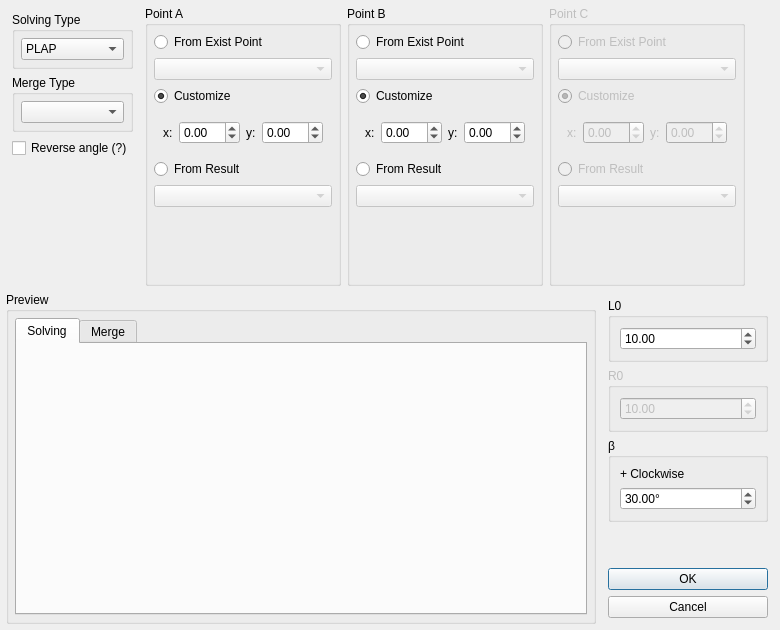
<?xml version="1.0" encoding="UTF-8"?>
<ui version="4.0">
 <class>Dialog</class>
 <widget class="QDialog" name="Dialog">
  <property name="geometry">
   <rect>
    <x>0</x>
    <y>0</y>
    <width>780</width>
    <height>630</height>
   </rect>
  </property>
  <property name="minimumSize">
   <size>
    <width>780</width>
    <height>630</height>
   </size>
  </property>
  <property name="maximumSize">
   <size>
    <width>780</width>
    <height>630</height>
   </size>
  </property>
  <property name="windowTitle">
   <string>Direction</string>
  </property>
  <property name="windowIcon">
   <iconset resource="../../icons.qrc">
    <normaloff>:/icons/TS.png</normaloff>:/icons/TS.png</iconset>
  </property>
  <property name="modal">
   <bool>true</bool>
  </property>
  <layout class="QVBoxLayout" name="verticalLayout_14">
   <property name="spacing">
    <number>6</number>
   </property>
   <property name="leftMargin">
    <number>6</number>
   </property>
   <property name="topMargin">
    <number>6</number>
   </property>
   <property name="rightMargin">
    <number>6</number>
   </property>
   <property name="bottomMargin">
    <number>6</number>
   </property>
   <item>
    <layout class="QHBoxLayout" name="horizontalLayout_3">
     <item>
      <widget class="QWidget" name="typePanel" native="true">
       <layout class="QVBoxLayout" name="verticalLayout_3">
        <property name="spacing">
         <number>6</number>
        </property>
        <property name="leftMargin">
         <number>6</number>
        </property>
        <property name="topMargin">
         <number>6</number>
        </property>
        <property name="rightMargin">
         <number>6</number>
        </property>
        <property name="bottomMargin">
         <number>6</number>
        </property>
        <item>
         <widget class="QGroupBox" name="typeLayout">
          <property name="title">
           <string>Solving Type</string>
          </property>
          <layout class="QVBoxLayout" name="verticalLayout_10">
           <property name="leftMargin">
            <number>6</number>
           </property>
           <property name="topMargin">
            <number>6</number>
           </property>
           <property name="rightMargin">
            <number>6</number>
           </property>
           <property name="bottomMargin">
            <number>6</number>
           </property>
           <item>
            <widget class="QComboBox" name="type">
             <item>
              <property name="text">
               <string>PLAP</string>
              </property>
             </item>
             <item>
              <property name="text">
               <string>PLLP</string>
              </property>
             </item>
             <item>
              <property name="text">
               <string>PLPP</string>
              </property>
             </item>
            </widget>
           </item>
          </layout>
         </widget>
        </item>
        <item>
         <widget class="QGroupBox" name="mergeLayout">
          <property name="title">
           <string>Merge Type</string>
          </property>
          <layout class="QVBoxLayout" name="verticalLayout_11">
           <property name="leftMargin">
            <number>6</number>
           </property>
           <property name="topMargin">
            <number>6</number>
           </property>
           <property name="rightMargin">
            <number>6</number>
           </property>
           <property name="bottomMargin">
            <number>6</number>
           </property>
           <item>
            <widget class="QComboBox" name="merge"/>
           </item>
          </layout>
         </widget>
        </item>
        <item>
         <widget class="QCheckBox" name="other">
          <property name="toolTip">
           <string>Let the triangle upside down.</string>
          </property>
          <property name="text">
           <string>Reverse angle (?)</string>
          </property>
         </widget>
        </item>
        <item>
         <spacer name="verticalSpacer_3">
          <property name="orientation">
           <enum>Qt::Vertical</enum>
          </property>
          <property name="sizeHint" stdset="0">
           <size>
            <width>20</width>
            <height>1</height>
           </size>
          </property>
         </spacer>
        </item>
       </layout>
      </widget>
     </item>
     <item>
      <widget class="QGroupBox" name="p1Panel">
       <property name="title">
        <string>Point A</string>
       </property>
       <layout class="QVBoxLayout" name="verticalLayout_2">
        <property name="spacing">
         <number>6</number>
        </property>
        <property name="leftMargin">
         <number>6</number>
        </property>
        <property name="topMargin">
         <number>6</number>
        </property>
        <property name="rightMargin">
         <number>6</number>
        </property>
        <property name="bottomMargin">
         <number>6</number>
        </property>
        <item>
         <widget class="QRadioButton" name="p1Exist">
          <property name="text">
           <string>From Exist Point</string>
          </property>
         </widget>
        </item>
        <item>
         <widget class="QComboBox" name="p1">
          <property name="enabled">
           <bool>false</bool>
          </property>
         </widget>
        </item>
        <item>
         <widget class="QRadioButton" name="p1Customize">
          <property name="text">
           <string>Customize</string>
          </property>
          <property name="checked">
           <bool>true</bool>
          </property>
         </widget>
        </item>
        <item>
         <widget class="QWidget" name="p1Layout" native="true">
          <layout class="QHBoxLayout" name="horizontalLayout">
           <item>
            <widget class="QLabel" name="label_6">
             <property name="text">
              <string>x:</string>
             </property>
            </widget>
           </item>
           <item>
            <widget class="QDoubleSpinBox" name="x1">
             <property name="minimum">
              <double>-99.989999999999995</double>
             </property>
            </widget>
           </item>
           <item>
            <widget class="QLabel" name="label_7">
             <property name="text">
              <string>y:</string>
             </property>
            </widget>
           </item>
           <item>
            <widget class="QDoubleSpinBox" name="y1">
             <property name="minimum">
              <double>-99.989999999999995</double>
             </property>
            </widget>
           </item>
          </layout>
         </widget>
        </item>
        <item>
         <widget class="QRadioButton" name="p1Result">
          <property name="text">
           <string>From Result</string>
          </property>
         </widget>
        </item>
        <item>
         <widget class="QComboBox" name="r1">
          <property name="enabled">
           <bool>false</bool>
          </property>
         </widget>
        </item>
        <item>
         <spacer name="verticalSpacer_2">
          <property name="orientation">
           <enum>Qt::Vertical</enum>
          </property>
          <property name="sizeHint" stdset="0">
           <size>
            <width>20</width>
            <height>1</height>
           </size>
          </property>
         </spacer>
        </item>
       </layout>
      </widget>
     </item>
     <item>
      <widget class="QGroupBox" name="p2Panel">
       <property name="title">
        <string>Point B</string>
       </property>
       <layout class="QVBoxLayout" name="verticalLayout_6">
        <property name="spacing">
         <number>6</number>
        </property>
        <property name="leftMargin">
         <number>6</number>
        </property>
        <property name="topMargin">
         <number>6</number>
        </property>
        <property name="rightMargin">
         <number>6</number>
        </property>
        <property name="bottomMargin">
         <number>6</number>
        </property>
        <item>
         <widget class="QRadioButton" name="p2Exist">
          <property name="text">
           <string>From Exist Point</string>
          </property>
         </widget>
        </item>
        <item>
         <widget class="QComboBox" name="p2">
          <property name="enabled">
           <bool>false</bool>
          </property>
         </widget>
        </item>
        <item>
         <widget class="QRadioButton" name="p2Customize">
          <property name="text">
           <string>Customize</string>
          </property>
          <property name="checked">
           <bool>true</bool>
          </property>
         </widget>
        </item>
        <item>
         <widget class="QWidget" name="p2Layout" native="true">
          <layout class="QHBoxLayout" name="horizontalLayout_2">
           <item>
            <widget class="QLabel" name="label_10">
             <property name="text">
              <string>x:</string>
             </property>
            </widget>
           </item>
           <item>
            <widget class="QDoubleSpinBox" name="x2">
             <property name="minimum">
              <double>-99.989999999999995</double>
             </property>
            </widget>
           </item>
           <item>
            <widget class="QLabel" name="label_11">
             <property name="text">
              <string>y:</string>
             </property>
            </widget>
           </item>
           <item>
            <widget class="QDoubleSpinBox" name="y2">
             <property name="minimum">
              <double>-99.989999999999995</double>
             </property>
            </widget>
           </item>
          </layout>
         </widget>
        </item>
        <item>
         <widget class="QRadioButton" name="p2Result">
          <property name="text">
           <string>From Result</string>
          </property>
         </widget>
        </item>
        <item>
         <widget class="QComboBox" name="r2">
          <property name="enabled">
           <bool>false</bool>
          </property>
         </widget>
        </item>
        <item>
         <spacer name="verticalSpacer_6">
          <property name="orientation">
           <enum>Qt::Vertical</enum>
          </property>
          <property name="sizeHint" stdset="0">
           <size>
            <width>20</width>
            <height>1</height>
           </size>
          </property>
         </spacer>
        </item>
       </layout>
      </widget>
     </item>
     <item>
      <widget class="QGroupBox" name="p3Panel">
       <property name="enabled">
        <bool>false</bool>
       </property>
       <property name="title">
        <string>Point C</string>
       </property>
       <layout class="QVBoxLayout" name="verticalLayout_8">
        <property name="spacing">
         <number>6</number>
        </property>
        <property name="leftMargin">
         <number>6</number>
        </property>
        <property name="topMargin">
         <number>6</number>
        </property>
        <property name="rightMargin">
         <number>6</number>
        </property>
        <property name="bottomMargin">
         <number>6</number>
        </property>
        <item>
         <widget class="QRadioButton" name="p3Exist">
          <property name="text">
           <string>From Exist Point</string>
          </property>
         </widget>
        </item>
        <item>
         <widget class="QComboBox" name="p3">
          <property name="enabled">
           <bool>false</bool>
          </property>
         </widget>
        </item>
        <item>
         <widget class="QRadioButton" name="p3Customize">
          <property name="text">
           <string>Customize</string>
          </property>
          <property name="checked">
           <bool>true</bool>
          </property>
         </widget>
        </item>
        <item>
         <widget class="QWidget" name="p3Layout" native="true">
          <layout class="QHBoxLayout" name="horizontalLayout_5">
           <item>
            <widget class="QLabel" name="label_13">
             <property name="text">
              <string>x:</string>
             </property>
            </widget>
           </item>
           <item>
            <widget class="QDoubleSpinBox" name="x3">
             <property name="minimum">
              <double>-99.989999999999995</double>
             </property>
            </widget>
           </item>
           <item>
            <widget class="QLabel" name="label_14">
             <property name="text">
              <string>y:</string>
             </property>
            </widget>
           </item>
           <item>
            <widget class="QDoubleSpinBox" name="y3">
             <property name="minimum">
              <double>-99.989999999999995</double>
             </property>
            </widget>
           </item>
          </layout>
         </widget>
        </item>
        <item>
         <widget class="QRadioButton" name="p3Result">
          <property name="text">
           <string>From Result</string>
          </property>
         </widget>
        </item>
        <item>
         <widget class="QComboBox" name="r3">
          <property name="enabled">
           <bool>false</bool>
          </property>
         </widget>
        </item>
        <item>
         <spacer name="verticalSpacer_7">
          <property name="orientation">
           <enum>Qt::Vertical</enum>
          </property>
          <property name="sizeHint" stdset="0">
           <size>
            <width>20</width>
            <height>1</height>
           </size>
          </property>
         </spacer>
        </item>
       </layout>
      </widget>
     </item>
     <item>
      <spacer name="horizontalSpacer_2">
       <property name="orientation">
        <enum>Qt::Horizontal</enum>
       </property>
       <property name="sizeHint" stdset="0">
        <size>
         <width>1</width>
         <height>20</height>
        </size>
       </property>
      </spacer>
     </item>
    </layout>
   </item>
   <item>
    <layout class="QHBoxLayout" name="horizontalLayout_4">
     <item>
      <widget class="QGroupBox" name="PreviewPanel">
       <property name="minimumSize">
        <size>
         <width>590</width>
         <height>0</height>
        </size>
       </property>
       <property name="maximumSize">
        <size>
         <width>590</width>
         <height>16777215</height>
        </size>
       </property>
       <property name="title">
        <string>Preview</string>
       </property>
       <layout class="QVBoxLayout" name="verticalLayout_9">
        <property name="spacing">
         <number>6</number>
        </property>
        <property name="leftMargin">
         <number>6</number>
        </property>
        <property name="topMargin">
         <number>6</number>
        </property>
        <property name="rightMargin">
         <number>6</number>
        </property>
        <property name="bottomMargin">
         <number>6</number>
        </property>
        <item>
         <widget class="QTabWidget" name="tabWidget">
          <property name="currentIndex">
           <number>0</number>
          </property>
          <widget class="QWidget" name="Solving">
           <attribute name="title">
            <string>Solving</string>
           </attribute>
           <layout class="QVBoxLayout" name="verticalLayout_12">
            <property name="leftMargin">
             <number>6</number>
            </property>
            <property name="topMargin">
             <number>6</number>
            </property>
            <property name="rightMargin">
             <number>6</number>
            </property>
            <property name="bottomMargin">
             <number>6</number>
            </property>
            <item>
             <widget class="QLabel" name="triangleImage">
              <property name="text">
               <string/>
              </property>
             </widget>
            </item>
            <item>
             <spacer name="verticalSpacer_4">
              <property name="orientation">
               <enum>Qt::Vertical</enum>
              </property>
              <property name="sizeHint" stdset="0">
               <size>
                <width>20</width>
                <height>218</height>
               </size>
              </property>
             </spacer>
            </item>
           </layout>
          </widget>
          <widget class="QWidget" name="Merge">
           <attribute name="title">
            <string>Merge</string>
           </attribute>
           <layout class="QVBoxLayout" name="verticalLayout_13">
            <property name="leftMargin">
             <number>6</number>
            </property>
            <property name="topMargin">
             <number>6</number>
            </property>
            <property name="rightMargin">
             <number>6</number>
            </property>
            <property name="bottomMargin">
             <number>6</number>
            </property>
            <item>
             <widget class="QLabel" name="mergeImage">
              <property name="text">
               <string/>
              </property>
             </widget>
            </item>
            <item>
             <spacer name="verticalSpacer_8">
              <property name="orientation">
               <enum>Qt::Vertical</enum>
              </property>
              <property name="sizeHint" stdset="0">
               <size>
                <width>20</width>
                <height>218</height>
               </size>
              </property>
             </spacer>
            </item>
           </layout>
          </widget>
         </widget>
        </item>
       </layout>
      </widget>
     </item>
     <item>
      <widget class="QWidget" name="valuePanel" native="true">
       <layout class="QVBoxLayout" name="verticalLayout_7">
        <property name="spacing">
         <number>6</number>
        </property>
        <property name="leftMargin">
         <number>6</number>
        </property>
        <property name="topMargin">
         <number>6</number>
        </property>
        <property name="rightMargin">
         <number>6</number>
        </property>
        <property name="bottomMargin">
         <number>6</number>
        </property>
        <item>
         <widget class="QGroupBox" name="len1Panel">
          <property name="title">
           <string>L0</string>
          </property>
          <layout class="QVBoxLayout" name="verticalLayout">
           <item>
            <widget class="QDoubleSpinBox" name="len1">
             <property name="minimum">
              <double>0.010000000000000</double>
             </property>
             <property name="value">
              <double>10.000000000000000</double>
             </property>
            </widget>
           </item>
          </layout>
         </widget>
        </item>
        <item>
         <widget class="QGroupBox" name="len2Panel">
          <property name="enabled">
           <bool>false</bool>
          </property>
          <property name="title">
           <string>R0</string>
          </property>
          <layout class="QVBoxLayout" name="verticalLayout_5">
           <item>
            <widget class="QDoubleSpinBox" name="len2">
             <property name="minimum">
              <double>0.010000000000000</double>
             </property>
             <property name="value">
              <double>10.000000000000000</double>
             </property>
            </widget>
           </item>
          </layout>
         </widget>
        </item>
        <item>
         <widget class="QGroupBox" name="anglePanel">
          <property name="title">
           <string>β</string>
          </property>
          <layout class="QVBoxLayout" name="verticalLayout_4">
           <item>
            <widget class="QLabel" name="label">
             <property name="text">
              <string>+ Clockwise</string>
             </property>
            </widget>
           </item>
           <item>
            <widget class="QDoubleSpinBox" name="angle">
             <property name="suffix">
              <string>°</string>
             </property>
             <property name="minimum">
              <double>-360.000000000000000</double>
             </property>
             <property name="maximum">
              <double>360.000000000000000</double>
             </property>
             <property name="value">
              <double>30.000000000000000</double>
             </property>
            </widget>
           </item>
          </layout>
         </widget>
        </item>
        <item>
         <spacer name="verticalSpacer_5">
          <property name="orientation">
           <enum>Qt::Vertical</enum>
          </property>
          <property name="sizeHint" stdset="0">
           <size>
            <width>20</width>
            <height>40</height>
           </size>
          </property>
         </spacer>
        </item>
        <item>
         <widget class="QDialogButtonBox" name="buttonBox">
          <property name="sizePolicy">
           <sizepolicy hsizetype="Expanding" vsizetype="Fixed">
            <horstretch>0</horstretch>
            <verstretch>0</verstretch>
           </sizepolicy>
          </property>
          <property name="orientation">
           <enum>Qt::Vertical</enum>
          </property>
          <property name="standardButtons">
           <set>QDialogButtonBox::Cancel|QDialogButtonBox::Ok</set>
          </property>
         </widget>
        </item>
       </layout>
      </widget>
     </item>
    </layout>
   </item>
  </layout>
 </widget>
 <resources>
  <include location="../../icons.qrc"/>
  <include location="../../preview.qrc"/>
 </resources>
 <connections>
  <connection>
   <sender>buttonBox</sender>
   <signal>accepted()</signal>
   <receiver>Dialog</receiver>
   <slot>accept()</slot>
   <hints>
    <hint type="sourcelabel">
     <x>662</x>
     <y>514</y>
    </hint>
    <hint type="destinationlabel">
     <x>374</x>
     <y>276</y>
    </hint>
   </hints>
  </connection>
  <connection>
   <sender>buttonBox</sender>
   <signal>rejected()</signal>
   <receiver>Dialog</receiver>
   <slot>reject()</slot>
   <hints>
    <hint type="sourcelabel">
     <x>662</x>
     <y>514</y>
    </hint>
    <hint type="destinationlabel">
     <x>374</x>
     <y>276</y>
    </hint>
   </hints>
  </connection>
  <connection>
   <sender>p1Exist</sender>
   <signal>toggled(bool)</signal>
   <receiver>p1</receiver>
   <slot>setEnabled(bool)</slot>
   <hints>
    <hint type="sourcelabel">
     <x>235</x>
     <y>44</y>
    </hint>
    <hint type="destinationlabel">
     <x>235</x>
     <y>71</y>
    </hint>
   </hints>
  </connection>
  <connection>
   <sender>p1Customize</sender>
   <signal>toggled(bool)</signal>
   <receiver>p1Layout</receiver>
   <slot>setEnabled(bool)</slot>
   <hints>
    <hint type="sourcelabel">
     <x>235</x>
     <y>98</y>
    </hint>
    <hint type="destinationlabel">
     <x>235</x>
     <y>136</y>
    </hint>
   </hints>
  </connection>
  <connection>
   <sender>p1Result</sender>
   <signal>toggled(bool)</signal>
   <receiver>r1</receiver>
   <slot>setEnabled(bool)</slot>
   <hints>
    <hint type="sourcelabel">
     <x>235</x>
     <y>174</y>
    </hint>
    <hint type="destinationlabel">
     <x>235</x>
     <y>201</y>
    </hint>
   </hints>
  </connection>
  <connection>
   <sender>p2Exist</sender>
   <signal>toggled(bool)</signal>
   <receiver>p2</receiver>
   <slot>setEnabled(bool)</slot>
   <hints>
    <hint type="sourcelabel">
     <x>434</x>
     <y>44</y>
    </hint>
    <hint type="destinationlabel">
     <x>434</x>
     <y>71</y>
    </hint>
   </hints>
  </connection>
  <connection>
   <sender>p2Customize</sender>
   <signal>toggled(bool)</signal>
   <receiver>p2Layout</receiver>
   <slot>setEnabled(bool)</slot>
   <hints>
    <hint type="sourcelabel">
     <x>434</x>
     <y>98</y>
    </hint>
    <hint type="destinationlabel">
     <x>434</x>
     <y>136</y>
    </hint>
   </hints>
  </connection>
  <connection>
   <sender>p2Result</sender>
   <signal>toggled(bool)</signal>
   <receiver>r2</receiver>
   <slot>setEnabled(bool)</slot>
   <hints>
    <hint type="sourcelabel">
     <x>434</x>
     <y>174</y>
    </hint>
    <hint type="destinationlabel">
     <x>434</x>
     <y>201</y>
    </hint>
   </hints>
  </connection>
  <connection>
   <sender>p3Exist</sender>
   <signal>toggled(bool)</signal>
   <receiver>p3</receiver>
   <slot>setEnabled(bool)</slot>
   <hints>
    <hint type="sourcelabel">
     <x>634</x>
     <y>44</y>
    </hint>
    <hint type="destinationlabel">
     <x>634</x>
     <y>71</y>
    </hint>
   </hints>
  </connection>
  <connection>
   <sender>p3Customize</sender>
   <signal>toggled(bool)</signal>
   <receiver>p3Layout</receiver>
   <slot>setEnabled(bool)</slot>
   <hints>
    <hint type="sourcelabel">
     <x>634</x>
     <y>98</y>
    </hint>
    <hint type="destinationlabel">
     <x>634</x>
     <y>136</y>
    </hint>
   </hints>
  </connection>
  <connection>
   <sender>p3Result</sender>
   <signal>toggled(bool)</signal>
   <receiver>r3</receiver>
   <slot>setEnabled(bool)</slot>
   <hints>
    <hint type="sourcelabel">
     <x>634</x>
     <y>174</y>
    </hint>
    <hint type="destinationlabel">
     <x>634</x>
     <y>201</y>
    </hint>
   </hints>
  </connection>
 </connections>
</ui>
